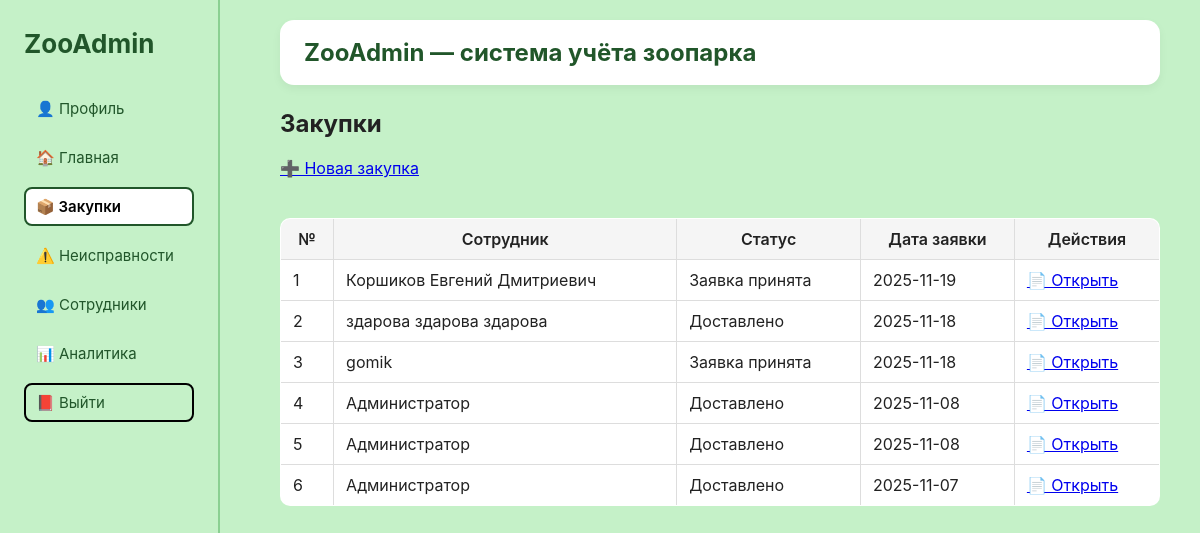
The app's page /purchases (signed in) with its own data.
### tables this page shows
CREATE TABLE purchases (
        id INTEGER PRIMARY KEY AUTOINCREMENT,
        employee_id INTEGER NOT NULL,
        status TEXT CHECK(status IN ('Заявка принята', 'В процессе', 'Доставлено')) DEFAULT 'Заявка принята',
        request_date TEXT DEFAULT CURRENT_DATE,
        FOREIGN KEY (employee_id) REFERENCES employees(id)
    );

CREATE TABLE employees (
        id INTEGER PRIMARY KEY AUTOINCREMENT,
        full_name TEXT NOT NULL,
        username TEXT UNIQUE NOT NULL,
        password TEXT NOT NULL,
        phone TEXT,
        role TEXT DEFAULT 'zootechnician', -- роли: manager, director, zootechnician, admin
        status TEXT DEFAULT 'active'
    );

### routers/purchases.py (the view)
@router.get("/purchases", response_class=HTMLResponse)
@role_required(["admin", "director", "manager"])
async def purchases_list(request: Request):
    conn = get_connection()
    cursor = conn.cursor()
    cursor.execute("""
        SELECT p.id,
               e.full_name AS employee_name,
               p.status,
               p.request_date
        FROM purchases p
        JOIN employees e ON p.employee_id = e.id
        ORDER BY p.id DESC
    """)
    purchases = cursor.fetchall()
    conn.close()
    return templates.TemplateResponse(
        "purchases.html",
        {"request": request, "purchases": purchases}
    )

### templates/purchases.html
{% extends "base.html" %}
{% block content %}
<h2>Закупки</h2>
<a href="/purchases/add">➕ Новая закупка</a><br><br>
<table border="1" cellpadding="8">
<tr>
    <th>№</th>
    <th>Сотрудник</th>
    <th>Статус</th>
    <th>Дата заявки</th>
    <th>Действия</th>
</tr>
{% for p in purchases %}
<tr>
    <td>{{ loop.index }}</td>
    <td>{{ p.employee_name }}</td>
    <td>{{ p.status }}</td>
    <td>{{ p.request_date }}</td>
    <td>
        <a href="/purchases/{{ p.id }}">📄 Открыть</a>
    </td>
</tr>
{% endfor %}
</table>
{% endblock %}

### static/style.css (style rules this page uses)
body { margin: 0; font-family: -apple-system, BlinkMacSystemFont, "Segoe UI", Roboto, Arial, sans-serif; background: #c5f1c8; color: #222; }
table { background: white; border-collapse: collapse; width: 100%; margin-top: 20px; border-radius: 10px; overflow: hidden; }
table th, table td { border: 1px solid #ddd; padding: 10px 12px; }
table th { background: #f5f5f5; font-weight: 600; }

### records on screen
purchases: employee_name "Коршиков Евгений Дмитриевич", status "Заявка принята", request_date "2025-11-19"
purchases: employee_name "здарова здарова здарова", status "Доставлено", request_date "2025-11-18"
purchases: employee_name "gomik", status "Заявка принята", request_date "2025-11-18"
purchases: employee_name "Администратор", status "Доставлено", request_date "2025-11-08"
purchases: employee_name "Администратор", status "Доставлено", request_date "2025-11-08"
purchases: employee_name "Администратор", status "Доставлено", request_date "2025-11-07"
